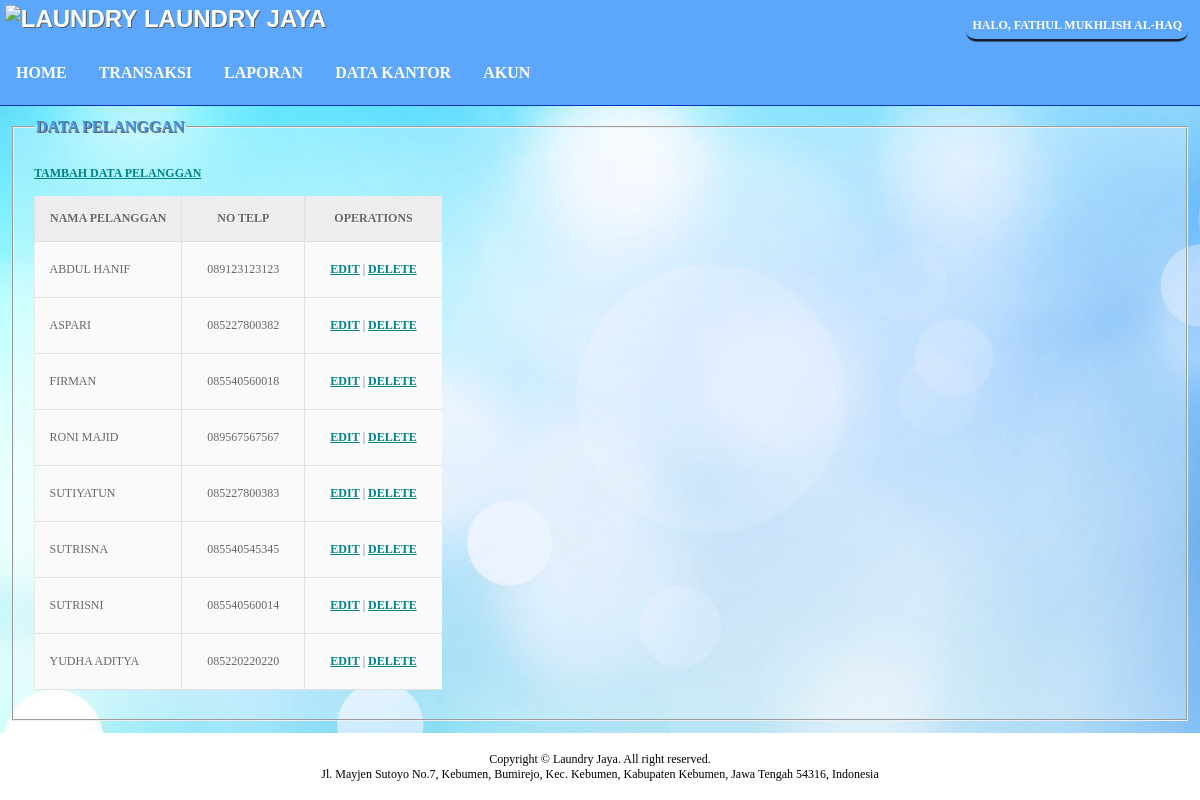
The app's page /index.php?page=data_konsumen (signed in) with its own data.
### tables this page shows
CREATE TABLE `pegawai` (
  `username` varchar(15) NOT NULL,
  `password` varchar(100) NOT NULL,
  `nama_lengkap` varchar(50) DEFAULT NULL,
  `tanggal_lahir` date DEFAULT NULL,
  `jenis_kelamin` char(1) DEFAULT NULL,
  `alamat` varchar(100) DEFAULT NULL,
  `level` varchar(15) NOT NULL
);

CREATE TABLE `pelanggan` (
  `nama_lengkap` varchar(30) NOT NULL,
  `telp` varchar(15) NOT NULL
);

### pelanggan/data.php (the view, shortened to what this page needs)
<?php
require('koneksi.php');
$query= $db->prepare("SELECT  * FROM `pelanggan` ORDER BY nama_lengkap");
$query->execute();
?>
<fieldset class="data_pelanggan">
<legend>DATA PELANGGAN</legend>
<br>
<a href="index.php?page=add_pelanggan">Tambah data pelanggan</a>
<br>
<br>
<table>
    <tr>
    <th>Nama pelanggan</th>
    <th>No telp</th>
    <th>Operations</th>
    </tr>
    <?php while($user_data=$query->fetch()){
        echo "<tr>";
        echo "<td>".$user_data["nama_lengkap"]."</td>";
        echo "<td>".$user_data["telp"]."</td>";
        echo "<td><a href='index.php?page=edit_pelanggan&id=$user_data[telp]'>Edit</a> | <a href='pelanggan\delete.php?id=$user_data[telp]'>Delete</a></td></tr>";
        };
        $db=NULL;?>
</table>
</fieldset>

### index/header.php (shortened to what this page needs)
<?php
    require("koneksi.php");
    $username=$_SESSION['username'];
    $query = $db->prepare("SELECT * FROM pegawai WHERE username = '$username'");
    $query->execute();
    $hasil = $query->fetch();
?>
<li class="nav-nama"><?php echo "Halo, ".$hasil['nama_lengkap']; $db=NULL?></li>
<label for="head"><img src="https://img.icons8.com/wired/50/000000/washing-machine.png" alt="laundry"/>&nbsp;laundry jaya</label>

### css/style.css (style rules this page uses)
body { padding: 0em; margin: 0em; font-family: Tahoma; }
header label { font-family: Arial, Helvetica, sans-serif; font-size: 40px; font-weight: bolder; text-shadow: 1px 1px 0px rgb(94, 94, 94); }
a, td a { font-weight: bold; color: rgb(0, 130, 139); }
.nav-nama { float: right; align-items: center; display: flex; margin-top: 1em; margin-right: 1em; padding: 0.5em; font-size: 12px; font-weight: bold; border-bottom: 3px groove rgb(60, 87, 124); border-radius: 10px; }
header label { align-items: center; display: flex; font-size: 1em; padding: 0.2em; }
fieldset { font-size: 12px; margin: 1em; padding: 15px 20px 20px 20px; background: rgba(255, 255, 255, 0.295); min-height: 90%; }
table { color: #666; text-shadow: 1px 1px 0px #fff; background: #eaebec; border-color: #ccc; border-collapse: collapse; }
table th { padding: 15px 15px; border-left: 1px solid #e0e0e0; border-bottom: 1px solid #e0e0e0; background: #ededed; }
table td:first-child { text-align: left; padding-left: 15px; border-left: 0px; }
table td { padding: 20px 25px; border-top: 1px solid #ffffff; border-bottom: 1px solid #e0e0e0; border-left: 1px solid #e0e0e0; background: #fafafa; background: --webkit-gradient(linear, left top, left bottom, from(#fbfbfb), to(#fafafa)); background: --moz-linear-gradient(top, #fbfbfb, #fafafa); }
table tr:last-child td:first-child { -moz-border-radius-bottomleft: 3px; -webkit-border-bottom-left-radius: 3px; border-bottom-left-radius: 3px; }
table tr:last-child td:last-child { -moz-border-radius-bottomright: 3px; -webkit-border-bottom-right-radius: 3px; border-bottom-right-radius: 3px; }
legend { font-weight: bold; font-size: 16px; text-shadow: 1px 1px 0px rgb(94, 94, 94); }

### records on screen
pegawai: nama_lengkap "FATHUL MUKHLISH AL-HAQ"
pelanggan: nama_lengkap "ABDUL HANIF", telp "089123123123"
pelanggan: nama_lengkap "ASPARI", telp "085227800382"
pelanggan: nama_lengkap "FIRMAN", telp "085540560018"
pelanggan: nama_lengkap "RONI MAJID", telp "089567567567"
pelanggan: nama_lengkap "SUTIYATUN", telp "085227800383"
pelanggan: nama_lengkap "SUTRISNA", telp "085540545345"
pelanggan: nama_lengkap "SUTRISNI", telp "085540560014"
pelanggan: nama_lengkap "YUDHA ADITYA", telp "085220220220"
